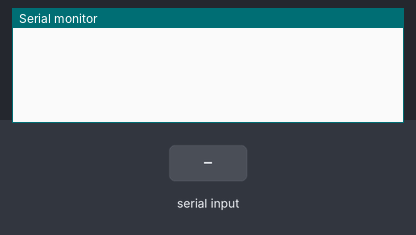
Simulated run of this sketch. Board: Arduino Uno, built with avr-gcc and run on an emulated ATmega328P. On the bench: the last lines printed to the serial monitor. Inputs (shaded band) come from the test bench.

Above: at 1.2 s.
1.3 s: byte 30 received over Serial
At 2.0 s:
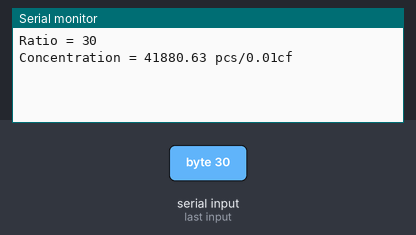
2.8 s: byte 90 received over Serial
At 4.0 s:
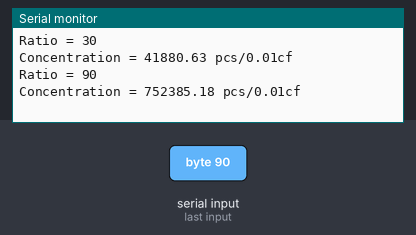
4.3 s: byte 120 received over Serial
At 5.5 s:
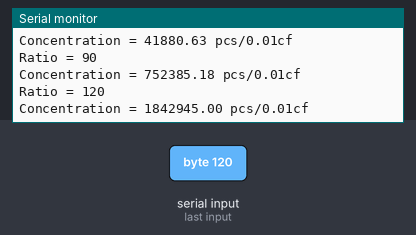

Measured:
- after the input at 1.3 s, the serial monitor: prints a new line at once (image 1)
- after the input at 2.8 s, the serial monitor: prints a new line at once (image 2)
- after the input at 4.3 s, the serial monitor: prints a new line at once (image 3)

The sketch:

Zigbee_Receive.ino
```cpp
#include<string.h>
byte buff[2];
int pin = 8;//DSM501A input D8
int ratio = 0;
float concentration = 0;

void setup()
{
  Serial.begin(9600);
}
void loop()
{
   while (!Serial.available()){}

   ratio = Serial.read();
   Serial.print("Ratio = ");
   Serial.println(ratio);

   concentration = 1.1*pow(ratio,3)-3.8*pow(ratio,2)+520*ratio+0.62;
   Serial.print("Concentration = ");
   Serial.print(concentration);
   Serial.println(" pcs/0.01cf");
   delay(10); //allows all serial sent to be received together
}
```
